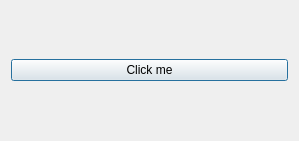
<?xml version="1.0" encoding="UTF-8"?>
<ui version="4.0">
 <class>Dialog</class>
 <widget class="QDialog" name="Dialog">
  <property name="geometry">
   <rect>
    <x>0</x>
    <y>0</y>
    <width>299</width>
    <height>141</height>
   </rect>
  </property>
  <property name="windowTitle">
   <string>Dialog</string>
  </property>
  <layout class="QHBoxLayout" name="horizontalLayout">
   <item>
    <widget class="QPushButton" name="pushButton">
     <property name="text">
      <string>Click me</string>
     </property>
    </widget>
   </item>
  </layout>
 </widget>
 <resources/>
 <connections/>
</ui>
